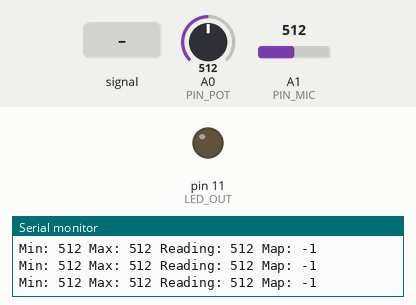
Recording of a sketch running on a simulated Arduino Uno, built with avr-gcc and run on an emulated ATmega328P. On the bench: output pins drawn as LEDs (lit = HIGH), the last lines printed to the serial monitor. The test bench sets the inputs (shaded band); at power-on: A0 (PIN_POT) = 512, A1 (PIN_MIC) = 512.

Above: at 1.2 s.
1.3 s: A1 (PIN_MIC) fed a 200 Hz sine of ±81 counts around its level
4.3 s: A0 (PIN_POT) set to 981
7.3 s: A0 (PIN_POT) set to 1009
10.3 s: A1 (PIN_MIC) set to 716
At 11.8 s:
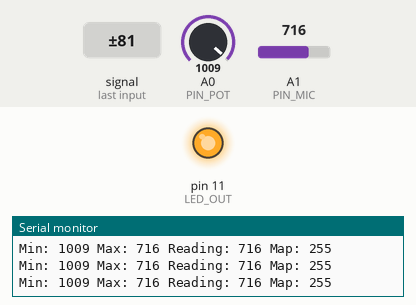
13.3 s: A1 (PIN_MIC) fed a 2 Hz sine of ±306 counts around its level
16.3 s: A0 (PIN_POT) set to 246
At 17.1 s:
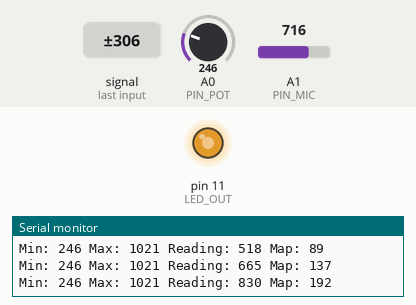
Timing chart, 0 to 20.3 s (numbered marks = the images above; inputs shaded):
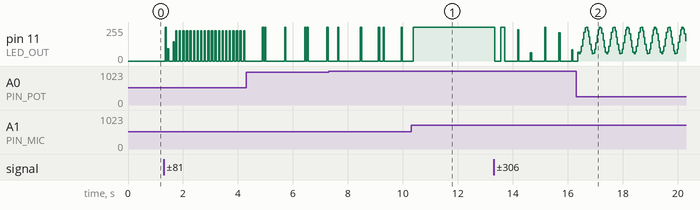

The sketch:

Microfono_LED_Externo.ino
```cpp
int LED_OUT = 11;

int PIN_POT = A0;
int PIN_MIC = A1;

long maxVal = 0;

void setup() {
  pinMode(LED_OUT, OUTPUT);
  pinMode(PIN_MIC, INPUT);
  pinMode(PIN_POT, INPUT);

  Serial.begin(9600);
}
void loop() {
  int volume = analogRead(PIN_MIC);
  // Leemos el baseline del potenciometro.
  int minVal = analogRead(PIN_POT);

  // Guardamos el valor maximo del sonido.
  if (maxVal < volume) maxVal = volume;

  // Mapeamos el brillo del LED entre el valor del potenciometro y el volumen maximo detectado.
  int ledBright = map(volume, minVal, maxVal, 0, 255);

  Serial.print("Min: ");
  Serial.print(minVal);
  Serial.print(" Max: ");
  Serial.print(maxVal);
  Serial.print(" Reading: ");
  Serial.print(volume);
  Serial.print(" Map: ");
  Serial.println(ledBright);

  // Escribimos el valor del LED solo si esta entre 0 y 255.
  if (ledBright >= 0 && ledBright < 256) {
    analogWrite(LED_OUT, ledBright);
  } else {
    digitalWrite(LED_OUT, LOW);
  }

  delay(10);
}
```
